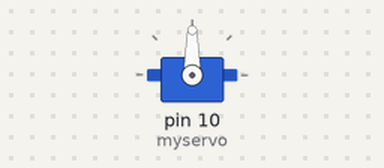
This sketch was run on a simulated Arduino Uno, built with avr-gcc and run on an emulated ATmega328P. Parts: servo. What the sketch prints to the serial monitor is not drawn.

Above: at 4.51 s.
At 9.1 s:
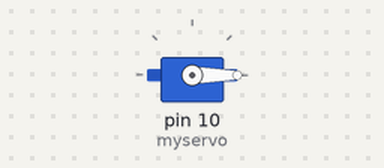
Timing chart, 0 to 10.6 s (numbered marks = the images above):
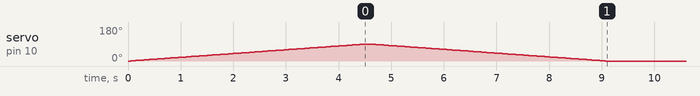

The sketch:

motor_testing.ino
```cpp
#include<Servo.h>

Servo myservo;


int pos = 0;
// motor 5 (Pin 10)
// Max Angle 90 Min Angle 0
// motor 4 (Pin 9)
// Max Angle 90 Min Angle 0
// motor 3 (Pin 6)
// Max Angle 120 Min Angle 45
// motor 2 (Pin 5)
// Max Angle 140 Min Angle 40 (ideal 80)
// motor 1 (Pin 3)
// Max Angle 140 Min Angle 40
int maxAngle = 90;
int minAngle = 0;

int testingSpeed = 50;

void setup() {
  // put your setup code here, to run once:
  Serial.begin(9600);
  myservo.attach(10);
    for (pos = minAngle; pos <= maxAngle; pos +=1 ){
    myservo.write(pos);
    delay(testingSpeed);
  }
  for (pos = maxAngle; pos >= minAngle; pos -=1 ){
    myservo.write(pos);
    delay(testingSpeed);
  }
  myservo.write(0);
}

void loop() {
  // put your main code here, to run repeatedly:

  pos = myservo.read();    // Read last written position
  Serial.print("Servo position: ");
  Serial.println(pos);     // Print to Serial Monitor

}
```
